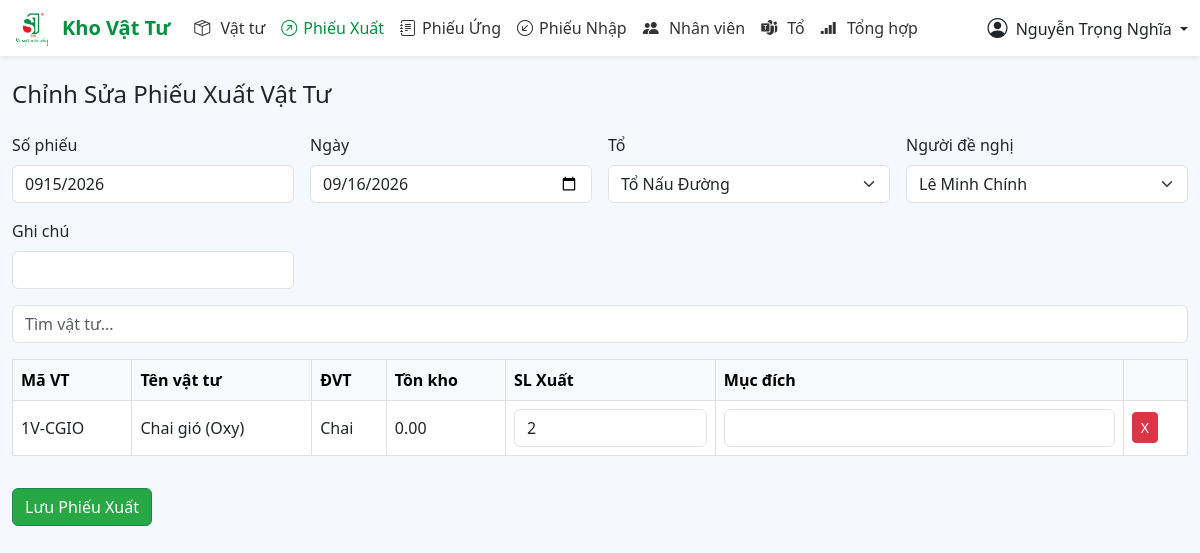
Screenshot of /?v=sua_phieuxuat&id_px=1227 (signed in) with the database file from the repository.
### tables this page shows
CREATE TABLE `phieuxuat` (
  `id` int(11) NOT NULL,
  `maphieu` varchar(500) NOT NULL,
  `id_nhanvien` int(11) NOT NULL,
  `ngayxuat` date NOT NULL,
  `ghichu` varchar(1000) NOT NULL
);

CREATE TABLE `nhanvien` (
  `id` int(11) NOT NULL,
  `id_to` int(11) NOT NULL,
  `hoten` varchar(500) NOT NULL,
  `sdt` varchar(20) DEFAULT NULL
);

### model/ham.php (called while the page is built, shortened)
<?php
    function getNameNV($conn, $id){
        $sql = "SELECT hoten FROM nhanvien WHERE id = $id";
        $result = mysqli_fetch_array(mysqli_query($conn, $sql));
        return $result['hoten'];
    }
    function getToNV($conn, $id){
        $sql = "SELECT to_nhanvien.id as id FROM to_nhanvien JOIN nhanvien ON to_nhanvien.id = nhanvien.id_to WHERE nhanvien.id = $id";
        $result = mysqli_fetch_array(mysqli_query($conn, $sql));
        return $result['id'];
    }
    function getMaVT($conn, $id){
        $sql = "SELECT mahang FROM vattu WHERE id = $id";
        $result = mysqli_fetch_array(mysqli_query($conn, $sql));
        return $result['mahang'];
    }
    function getTenVT($conn, $id){
        $sql = "SELECT tenhang FROM vattu WHERE id = $id";
        $result = mysqli_fetch_array(mysqli_query($conn, $sql));
        return $result['tenhang'];
    }
    function getDvtVT($conn, $id){
        $sql = "SELECT dvt FROM vattu WHERE id = $id";
        $result = mysqli_fetch_array(mysqli_query($conn, $sql));
        return $result['dvt'];
    }
    function getSlVT($conn, $id){
        $sql = "SELECT soluong FROM vattu WHERE id = $id";
        $result = mysqli_fetch_array(mysqli_query($conn, $sql));
        return $result['soluong'];
    }
?>

### view/sua_phieuxuat.php (the view, shortened to what this page needs)
<?php
if ($_SESSION['quyen'] == 1) {
    $id = $_GET['id_px'];
    $sql = "SELECT * FROM  phieuxuat  WHERE id = $id";
    $result = mysqli_query($conn, $sql);
    $px = mysqli_fetch_assoc($result);
?>
    <h4 class="mb-4">Chỉnh Sửa Phiếu Xuất Vật Tư</h4>
    <form id="form-sua-phieu-xuat">
        <div class="row g-3 mb-3">
            <div class="col-md-3 col-6">
                <label class="form-label">Số phiếu</label>
                <input type="text" value="<?php echo $px['maphieu'] ?>" name="so_phieu" class="form-control" required>
            </div>
            <div class="col-md-3 col-6">
                <label class="form-label">Ngày</label>
                <input type="date" value="<?php echo $px['ngayxuat'] ?>" name="ngay_xuat" class="form-control" value="<?= date('Y-m-d') ?>">
            </div>
            <div class="col-md-3 col-6">
                <label class="form-label">Tổ</label>
                <select name="to" class="form-select">
                    <?php
                    $toList = mysqli_query($conn, "SELECT id, tento FROM to_nhanvien");
                    while ($to_nv = mysqli_fetch_assoc($toList)) {
                        if (getToNV($conn, $px['id_nhanvien']) == $to_nv['id']) {
                            echo "<option selected value='{$to_nv['id']}'>{$to_nv['tento']}</option>";
                        } else {
                            echo "<option value='{$to_nv['id']}'>{$to_nv['tento']}</option>";
                        }
                    }
                    ?>
                </select>
            </div>
            <div class="col-md-3 col-6">
                <label class="form-label">Người đề nghị</label>
                <select name="nguoi_de_nghi" class="form-select">
                    <option value="<?php echo  $px['id_nhanvien'] ?>"> <?php echo  getNameNV($conn, $px['id_nhanvien']); ?> </option>
                </select>
            </div>
            <div class="col-md-3 col-6">
                <label class="form-label">Ghi chú</label>
                <input type="text" value="<?php echo $px['ghichu'] ?>" name="ghichu" class="form-control">
            </div>
        </div>
        <div class="mb-3 position-relative">
            <input type="text" id="tim-vattu" class="form-control" placeholder="Tìm vật tư...">
        </div>
        <div class="table-responsive">
            <table class="table table-bordered align-middle">
                <thead class="table-light">
                    <tr>
                        <th>Mã VT</th>
                        <th>Tên vật tư</th>
                        <th>ĐVT</th>
                        <th>Tồn kho</th>
                        <th>SL Xuất</th>
                        <th>Mục đích</th>
                        <th></th>
                    </tr>
                </thead>
                <tbody id="ds-vattu-da-chon">
                    <?php
                    $result2 = mysqli_query($conn, "SELECT * FROM chitiet_phieuxuat WHERE id_phieuxuat = $id");
                    while ($ct = mysqli_fetch_array($result2)) {
                        $max = getSlVT($conn, $ct['id_vattu']) + $ct['soluong'];
                    ?>
                        <tr data-id="<?php echo $ct['id_vattu'] ?>">
                            <td><?php echo getMaVT($conn, $ct['id_vattu']) ?><input type="hidden" name="idvt[]" value="<?php echo $ct['id_vattu'] ?>"></td>
                            <td><?php echo getTenVT($conn, $ct['id_vattu']) ?></td>
                            <td><?php echo getDvtVT($conn, $ct['id_vattu']) ?></td>
                            <td><?php echo getSlVT($conn, $ct['id_vattu']) ?><input type="hidden" class="sl-kho" value="<?php echo $max ?>"></td>
                            <td><input name="soluong[]" type="number" value="<?php echo $ct['soluong'] ?>" min="0" step="0.01" max="<?php echo $max; ?>" class="form-control sl-xuat" required></td>
                            <td><input name="mucdich[]" type="text" value="<?php echo $ct['mucdich'] ?>" class="form-control"></td>
                            <td><button data-idPX="<?php echo $px['id'] ?>" data-vattu="<?php echo $ct['id_vattu'] ?>" type="button" class="btn btn-sm btn-danger xoa-vattu-xuat">X</button></td>
                        </tr>
                    <?php
                    }
                    ?>
                </tbody>
            </table>
        </div>
        <button type="submit" class="btn btn-success mt-3">Lưu Phiếu Xuất</button>
    </form>
<?php  } ?>

### view/header.php (style rules this page uses)
body { background-color: #f5f9ff; }
.btn-success { background-color: #28a745; }

### rows the page displays
phieuxuat: so_phieu "0915/2026", ngay_xuat "09/16/2026", nguoi_de_nghi "Lê Minh Chính"

### other values shown
$_SESSION['hoten'] "Nguyễn Trọng Nghĩa"
getMaVT($conn, $ct['id_vattu']) "1V-CGIO"
getTenVT($conn, $ct['id_vattu']) "Chai gió (Oxy)"
getDvtVT($conn, $ct['id_vattu']) "Chai"
getSlVT($conn, $ct['id_vattu']) "0.00"
form field to "Tổ Nấu Đường"
